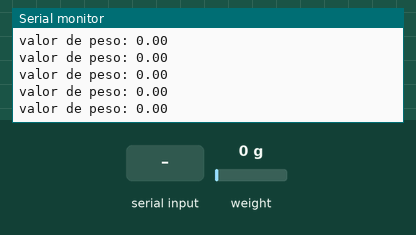
This sketch was run on a simulated Arduino Uno, built with avr-gcc and run on an emulated ATmega328P. Parts: the last lines printed to the serial monitor. Inputs (shaded band) come from the test bench; at power-on: weight on the scale 0 g.

Above: at 3.6 s.
3.7 s: "t" received over Serial
At 3.86 s:
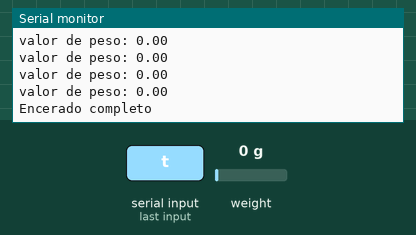
5.2 s: weight on the scale set to 100 g
At 5.59 s:
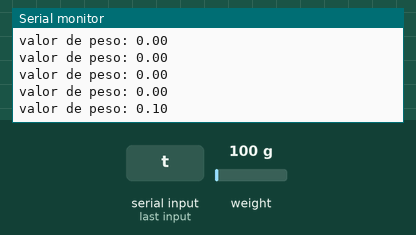
6.7 s: weight on the scale set to 1250 g
At 6.85 s:
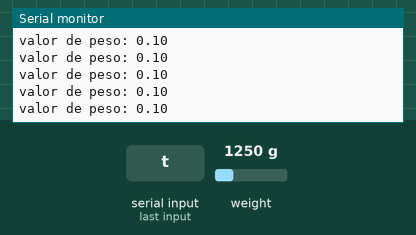
Timing chart, 0 to 9.7 s (numbered marks = the images above; inputs shaded):
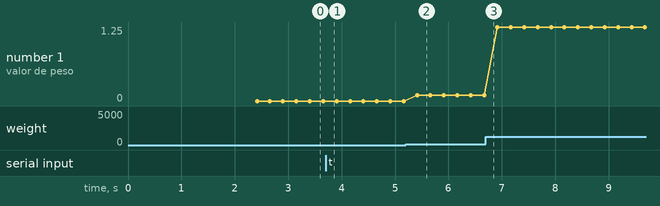

Measured:
- after the input at 3.7 s, the serial monitor: prints a new line at once (image 1)
- after the input at 5.2 s, the serial monitor: prints a new line after 0.21 s (image 2)
- plotted number 1: 0 → 0.1 after the input at 5.2 s, 0.1 → 1.25 after the input at 6.7 s

The sketch:

balanza_sin_direccion_IP.ino
```cpp
#include <HX711_ADC.h>

HX711_ADC LoadCell(6, 7);

long t;

void setup() {
  Serial.begin(9600);
  Serial.println("Espere...");
  LoadCell.begin();
  long stabilisingtime = 2000;
  LoadCell.start(stabilisingtime);
  LoadCell.setCalFactor(6032.00); // factor de calibración
  Serial.println("Calibracion completa");
}

void loop() {
  LoadCell.update();

  if (millis() > t + 250) {
    float i = LoadCell.getData();
    Serial.print("valor de peso: ");
    Serial.println(i);
    t = millis();
  }
  if (Serial.available() > 0) {
    float i;
    char inByte = Serial.read();
    if (inByte == 't') LoadCell.tareNoDelay();
  }

  if (LoadCell.getTareStatus() == true) {
    Serial.println("Encerado completo");
  }

}
```
